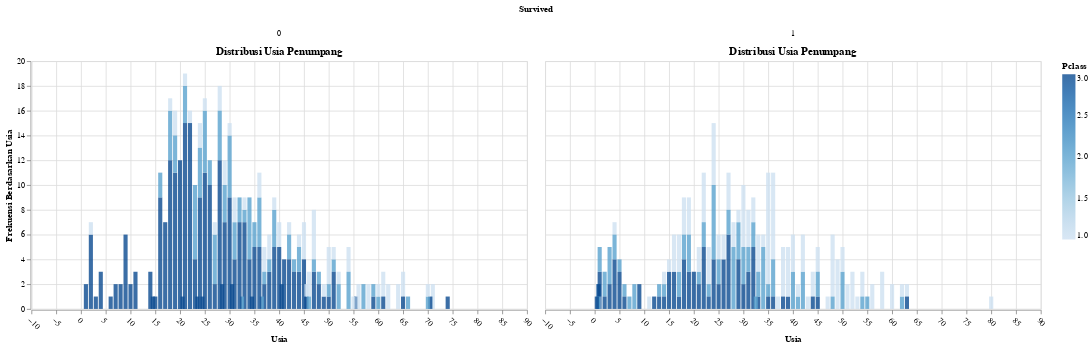

The notebook cell this image was saved under:
### Markdown cell above
- Dari grafik dapat disimpulkan bahwa mayoritas penumpang yang meninggal adalah mereka yang membayar biaya perjalanan rendah.
- Dalam sistem kapal titanic, semakin rendah biaya perjalanan, semakin rendah lantai kamar yang mereka dapatkan.
- Ada kemungkinan alasan mereka meninggal adalah keterbatasan waktu untuk menyelamatkan diri sebelum air menyentuh lantai tempat mereka tinggal.

### Code cell
# Distribusi usia penumpang berdasarkan pclass
alt.Chart(df,
         width=600,
         height=300,
         title="Distribusi Usia Penumpang"
         ).mark_bar(opacity=0.8).encode(x = alt.X("Age",
                                         title="Usia",
                                         axis=alt.AxisConfig(labelAngle=45)),
                               y = alt.Y("count()",
                                        title="Frekuensi Berdasarkan Usia"),
                               color = alt.Color("Pclass")
                               ).facet(column = alt.Column("Survived"))

### Figure 1 — Vega-Lite specification as saved in the notebook (floating-point values rounded to 4 significant figures; data arrays with more than 128 entries replaced by an {"elided": "..."} marker saying what was removed)
{"config": {"view": {"continuousWidth": 400, "continuousHeight": 300}}, "data": {"name": "data-93290830beea3a875eeab316df346c54"}, "facet": {"column": {"type": "quantitative", "field": "Survived"}}, "spec": {"mark": {"type": "bar", "opacity": 0.8}, "encoding": {"color": {"type": "quantitative", "field": "Pclass"}, "x": {"type": "quantitative", "axis": {"labelAngle": 45}, "field": "Age", "title": "Usia"}, "y": {"type": "quantitative", "aggregate": "count", "title": "Frekuensi Berdasarkan Usia"}}, "height": 300, "title": "Distribusi Usia Penumpang", "width": 600}, "$schema": "https://vega.github.io/schema/vega-lite/v4.8.1.json", "datasets": {"data-93290830beea3a875eeab316df346c54": {"elided": "891 records"}}}
